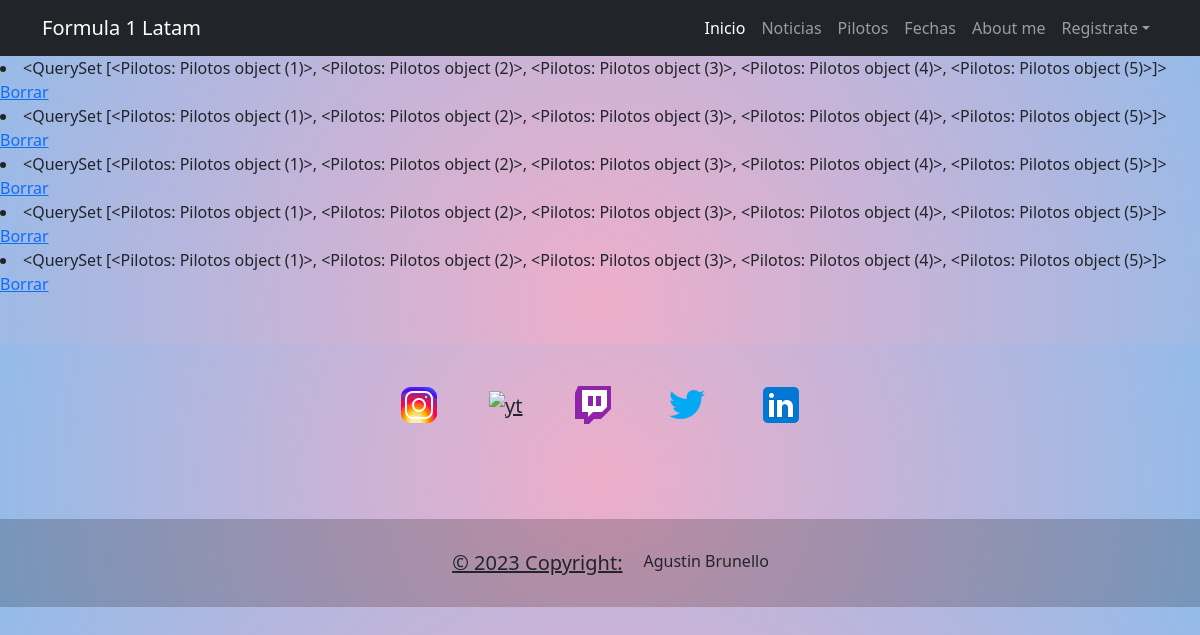
The page /AppAgustin/mostrar/ on the database as committed earlier.
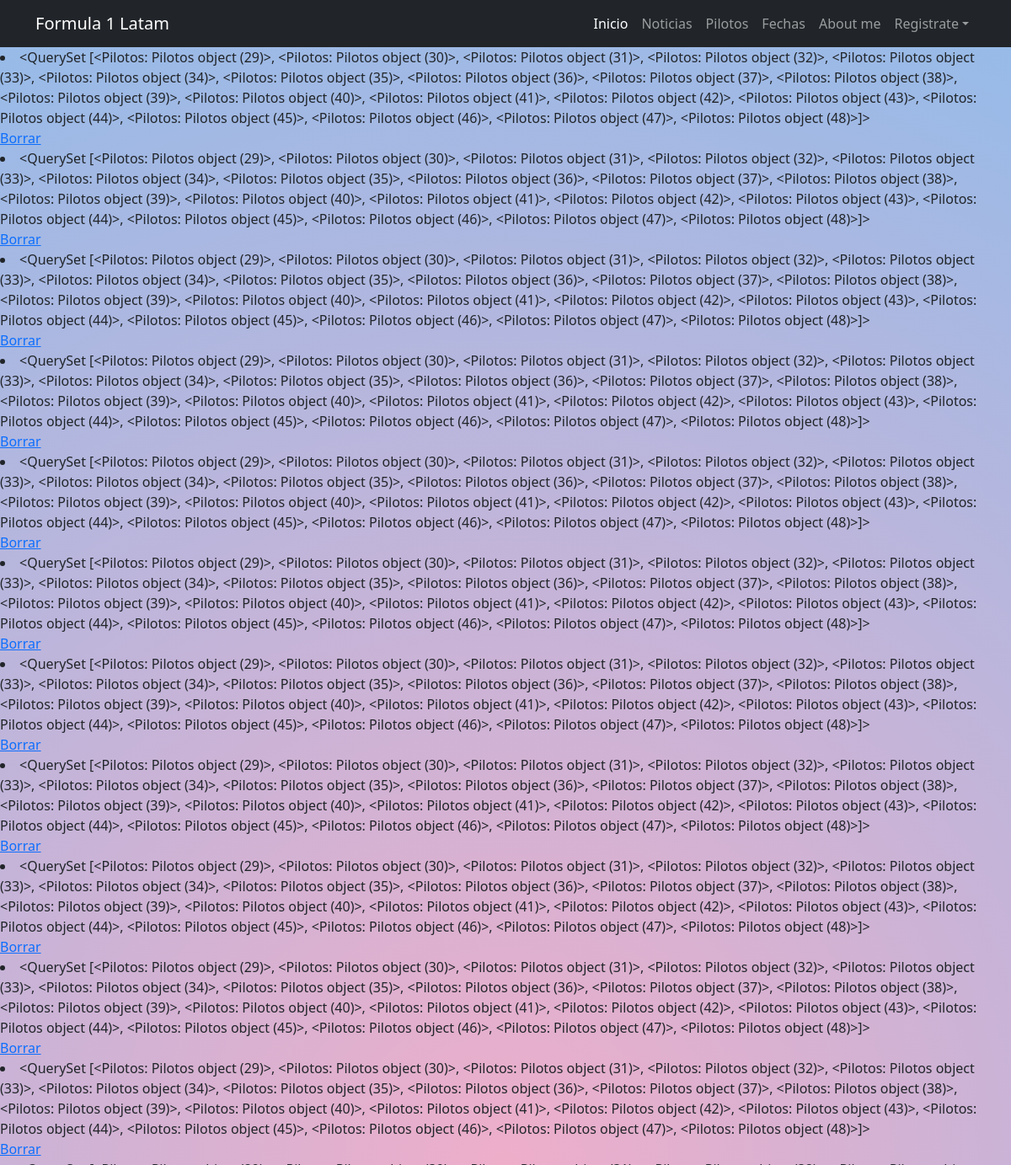
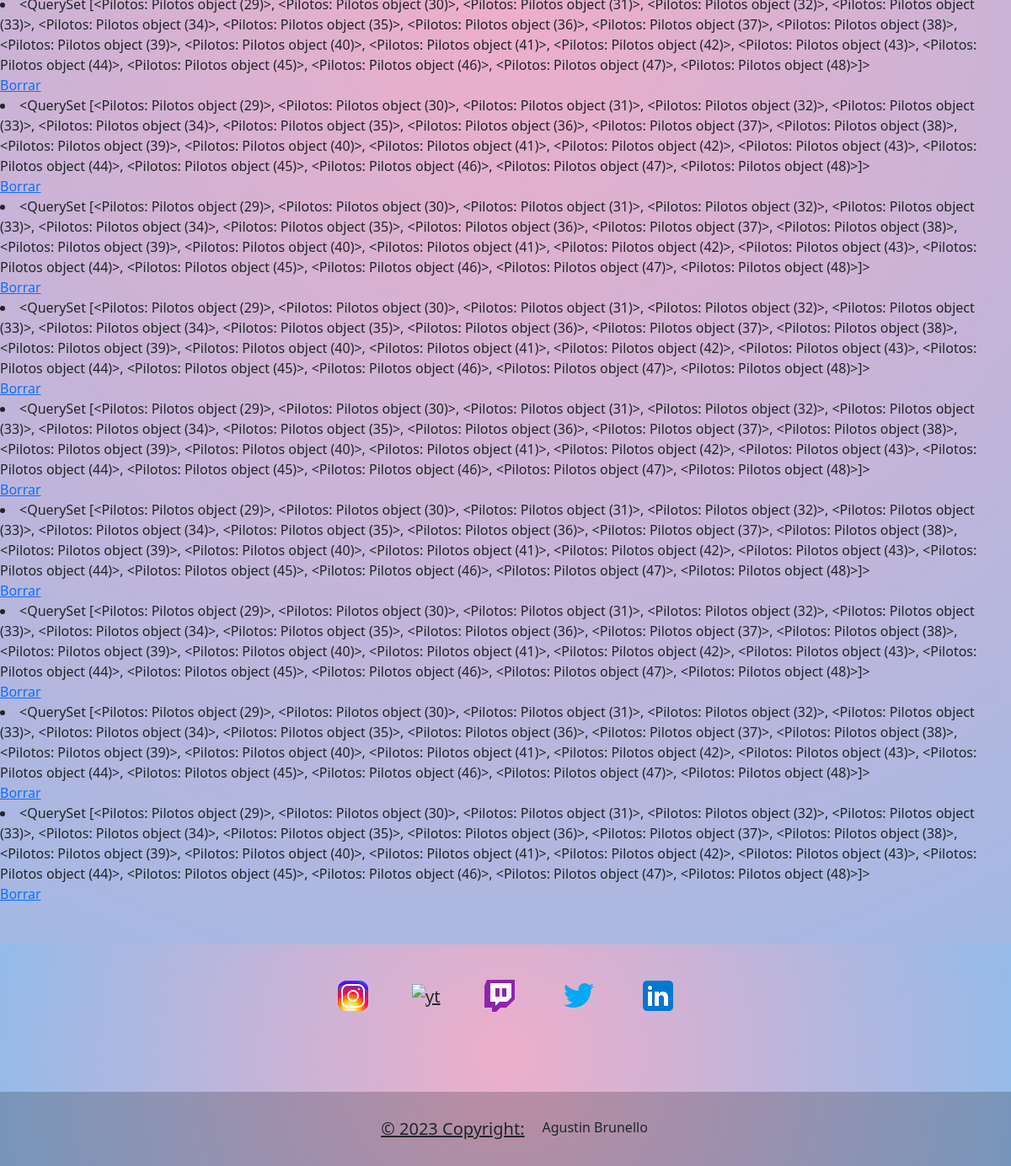
The same page on the database as committed later (2 pictures, top to bottom).
### AppAgustin/models.py (models this page shows)
class Pilotos(models.Model):
    nombre = models.CharField(max_length=40)
    apellido = models.CharField(max_length=20)
    imagen = models.CharField(max_length=300, default="https://media.formula1.com/d_driver_fallback_image.png/content/dam/fom-website/drivers/M/MAXVER01_Max_Verstappen/maxver01.png.transform/2col/image.png")
    imagen_bandera = models.CharField(max_length=300, default="https://media.formula1.com/content/dam/fom-website/flags/Netherlands.gif")

### AppAgustin/views.py (the view)
# urls.py: path('mostrar/', views.mostrar_pilotos, name="Mostrar"),
def mostrar_pilotos(request):
    pilotos = Pilotos.objects.all() #trae todos los pilotos
    contexto= {"pilotos":pilotos}
    return render(request, "mostrarpilotos.html",contexto)

### AppAgustin/templates/mostrarpilotos.html (shortened to what this page needs)
{% extends 'base.html' %}
{% load static %}
{% block main %}
{% for piloto in pilotos %}
    <li>{{ pilotos }}</li><a href="{% url 'Delete' pilotos.id %}">Borrar</a>
{% endfor %}
{% endblock main %}

### AppAgustin/templates/base.html (shortened to what this page needs)
<!DOCTYPE html>
<html lang="en">
<head>
    {% load static %}
    <link href="{% static 'css/styles.css' %}" rel="stylesheet" />
</head>
<header>
    <body class="backgroundfechas">
        <nav class="navbar navbar-expand-lg navbar-dark bg-dark">
            <div class="container">
                <a class="navbar-brand" href="#">Formula 1 Latam</a>
                <div class="collapse navbar-collapse" id="navbarSupportedContent">
                    <ul class="navbar-nav ms-auto mb-2 mb-lg-0">
                        <li class="nav-item"><a class="nav-link active" aria-current="page" href="{% url 'Inicio' %}">Inicio</a></li>
                        <li class="nav-item"><a class="nav-link" href="{% url 'Noticias' %}">Noticias</a></li>
                        <li class="nav-item"><a class="nav-link" href="{% url 'Pilotos' %}">Pilotos</a></li>
                        <li class="nav-item"><a class="nav-link" href="{% url 'Fechas' %}">Fechas</a></li>
                        <li class="nav-item"><a class="nav-link" href="{% url 'Aboutme' %}">About me</a></li>
                        <li class="nav-item dropdown">
                            <a class="nav-link dropdown-toggle" id="navbarDropdown" href="#" role="button"
                                data-bs-toggle="dropdown" aria-expanded="false">Registrate</a>
                        </li>
                    </ul>
                </div>
            </div>
        </nav>
</header>
    {% block main %}
    {% endblock main %}
<footer class="text-center text-white  mt-5 w-100 backgroundfechas" style="background-color: #f1f1f1;">
    <div class="container pt-4">
        <section class="mb-4">
            <a class="btn btn-link btn-floating btn-lg text-dark m-1" target="_blank"
                href="https://www.instagram.com/agus.brunello/" role="button" data-mdb-ripple-color="dark"><img src="{% static 'assets/ig.jpg' %}" alt="ig">
            </a>
            <a class="btn btn-link btn-floating btn-lg text-dark m-1" href="https://www.youtube.com/@Formula1"
                target="_blank" role="button" data-mdb-ripple-color="dark"><img
                    src="{% static 'assets/yt.jpg' %}" alt="yt">
            </a>
            <a class="btn btn-link btn-floating btn-lg text-dark m-1" href="https://www.twitch.tv/colooof8"
                target="_blank" role="buttom" data-mdb-ripple-color="dark"><img
                    src="{% static 'assets/tww.jpg' %}" alt="Twitch">
            </a>
            <a class="btn btn-link btn-floating btn-lg text-dark m-1" target="_blank" href="https://twitter.com/F1"
                role="button" data-mdb-ripple-color="dark"><img
                    src="{% static 'assets/tw.jpg' %}" alt="Twitter">
            </a>
            <a class="btn btn-link btn-floating btn-lg text-dark m-1" target="_blank" href="https://www.linkedin.com/in/agustin-brunello-9ba77026a/"
                role="button" data-mdb-ripple-color="dark"><img
                    src="{% static 'assets/lk.jpg' %}" alt="Linkedin">
        </section>
    </div>
    <div class="text-center text-dark p-3" style="background-color: rgba(0, 0, 0, 0.2);">
        © 2023 Copyright:
        <a class="text-dark text-decoration-none" href="https://www.instagram.com/agus.brunello/">Agustin
            Brunello</a>
    </div>
</footer>
</html>

Rows that differ between the two databases and show on the page:
removed Pilotos: id "<QuerySet [<Pilotos: Pilotos object (1)>, <Pilotos: Pilotos object (2)>, <Pilotos: Pilotos object (3)>, <Pilotos: Pilotos object (4)>, <Pilotos: Pilotos object (5)>]>"
added Pilotos: id "<QuerySet [<Pilotos: Pilotos object (29)>, <Pilotos: Pilotos object (30)>, <Pilotos: Pilotos object (31)>, <Pilotos: Pilotos object (32)>, <Pilotos: Pilotos object (33)>, <Pilotos: Pilotos object (34)>, <Pilotos: Pilotos object (35)>, <Pilotos: Pilotos object (36)>, <Pilotos: Pilotos object (37)>, <Pilotos: Pilotos object (38)>, <Pilotos: Pilotos object (39)>, <Pilotos: Pilotos object (40)>, <Pilotos: Pilotos object (41)>, <Pilotos: Pilotos object (42)>, <Pilotos: Pilotos object (43)>, <Pilotos: Pilotos object (44)>, <Pilotos: Pilotos object (45)>, <Pilotos: Pilotos object (46)>, <Pilotos: Pilotos object (47)>, <Pilotos: Pilotos object (48)>]>"
